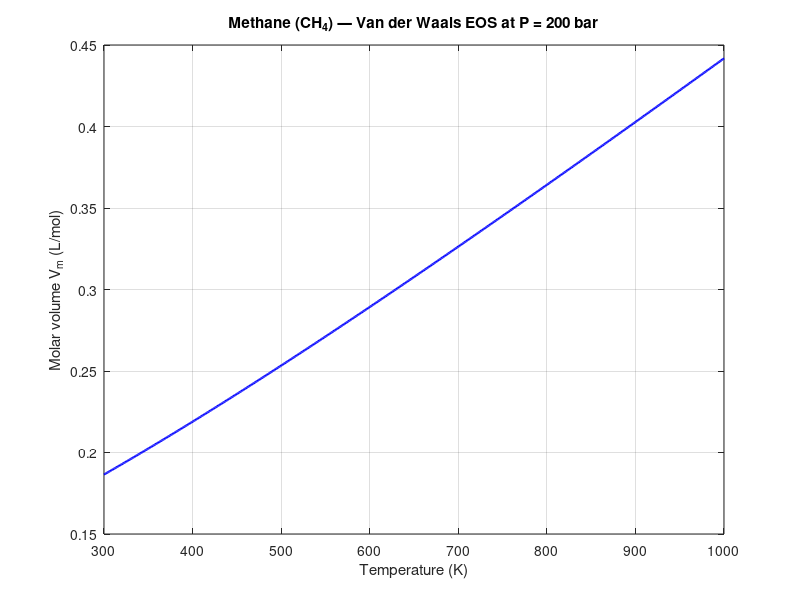

This figure's MATLAB source:
% Van der Waals EOS for methane (CH4) at 200 bar
% Plots molar volume vs. temperature (300–1000 K)

clear; clf; close all;

% Constants
P = 200;                % bar
Tmin = 300; Tmax = 1000; % K
nT = 701;
R = 0.08314472;         % L·bar/(mol·K)
Tc = 190.6;             % K
Pc = 45.99;             % bar

% Parameters
a = 27 * (R^2 * Tc^2) / (64 * Pc);   % L^2·bar/mol^2
b = R * Tc / (8 * Pc);               % L/mol

% Temperature vector
T = linspace(Tmin, Tmax, nT);
V = nan(size(T));
tol_imag = 1e-8;

% For Loop
for i = 1:length(T)
    Ti = T(i);

    % Cubic Coefficients: P*V^3 - (P*b + R*T)*V^2 + (R*T*b - a)*V + a*b = 0
    c3 = P;
    c2 = -(P*b + R*Ti);
    c1 = R*Ti*b - a;
    c0 = a*b;
    coeffs = [c3, c2, c1, c0];

    rootsV = roots(coeffs);

    % Keep only real & positive roots
    real_roots = real(rootsV(abs(imag(rootsV)) < tol_imag));
    real_roots = real_roots(real_roots > b);

    if isempty(real_roots)
        V(i) = NaN;
    else
        V(i) = max(real_roots);
    end
end

% Plot
figure(1);
plot(T, V, 'b-', 'LineWidth', 1.6);
xlabel('Temperature (K)');
ylabel('Molar volume V_m (L/mol)');
title(sprintf('Methane (CH_4) — Van der Waals EOS at P = %.0f bar', P));
grid on;
xlim([Tmin Tmax]);

% Sample results
disp('Sample outputs (T, V_m):');
for idx = round(linspace(1,length(T),7))
    fprintf('T = %6.1f K: V_m = %12.6e L/mol\n', T(idx), V(idx));
end
